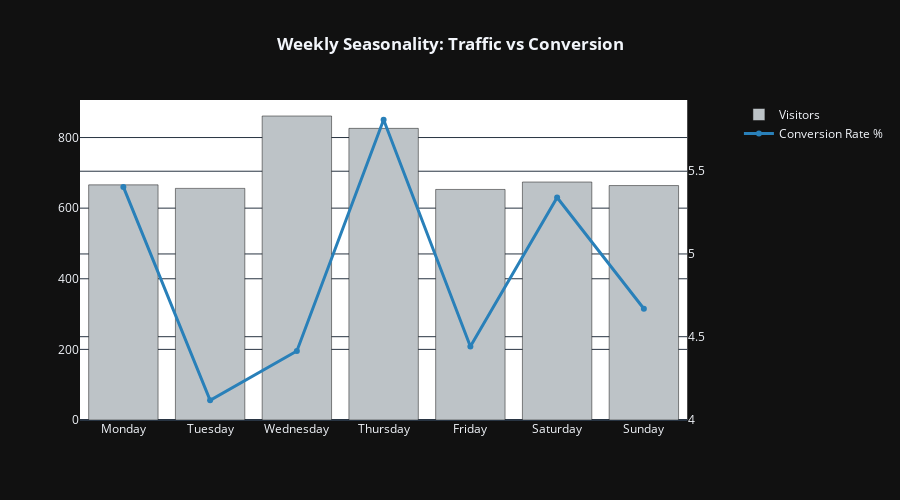

The notebook cell saved with this chart:
### Markdown cell above
### 2.10 Weekly Seasonality: The "Thursday Peak"

**Objective:**
To determine if user behavior changes based on the day of the week. If significant variance exists, `day_of_week` must be included as a feature in our elasticity model.

**Key Findings:**

1.  **The "Workday Browser" Phenomenon:**
    * Contrary to the expectation that people plan trips on weekends, our highest traffic days are **Wednesday (861)** and **Thursday (826)**.
    * *Insight:* Users are likely planning their weekend getaways during work hours.

2.  **Thursday is "King":**
    * Thursday is the absolute sweet spot, delivering the highest **Conversion Rate (5.81%)** combined with strong volume.
    * *Action:* Aggressive pricing strategies should be tested here, as intent is at its peak.

3.  **The "Sunday Splurge":**
    * While Sunday has average volume, it boasts the **Highest AOV ($1,218)**—nearly 20% higher than Fridays.
    * *Hypothesis:* Sunday users might be booking longer, high-value vacations for the future rather than quick weekend hops.

**Modeling Implication:**
Since CVR varies from 4.12% (Tuesday) to 5.81% (Thursday), **Day of Week is a strong predictor.** We must engineer a `dow` feature (or specifically an `is_thursday` flag) for the predictive model.

### Code cell
data_visualizer.plot_day_of_week_seasonality(clean_df)

### Figure 1 — Plotly figure (JSON) as saved in the notebook; plotly's stock layout.template omitted (floating-point values rounded to 4 significant figures)
{"data": [{"marker": {"color": "#BDC3C7"}, "name": "Visitors", "x": ["Monday", "Tuesday", "Wednesday", "Thursday", "Friday", "Saturday", "Sunday"], "y": [666, 656, 861, 826, 653, 674, 664], "type": "bar", "xaxis": "x", "yaxis": "y"}, {"line": {"color": "#2980B9", "width": 3}, "name": "Conversion Rate %", "x": ["Monday", "Tuesday", "Wednesday", "Thursday", "Friday", "Saturday", "Sunday"], "y": [5.405, 4.116, 4.413, 5.811, 4.441, 5.341, 4.669], "type": "scatter", "xaxis": "x", "yaxis": "y2"}], "layout": {"xaxis": {"anchor": "y", "domain": [0.0, 0.94]}, "yaxis": {"anchor": "x", "domain": [0.0, 1.0]}, "yaxis2": {"anchor": "x", "overlaying": "y", "side": "right"}, "title": {"text": "<b>Weekly Seasonality: Traffic vs Conversion</b>", "x": 0.5}, "plot_bgcolor": "white", "height": 500}}
